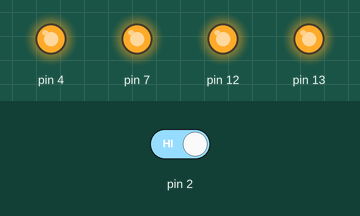
Bench run of a sketch on a simulated Arduino Uno, built with avr-gcc and run on an emulated ATmega328P. Parts: output pins drawn as LEDs (lit = HIGH). The inputs (shaded band) are chosen by the test bench; at power-on: pin 2 HIGH.

Above: at 1.6 s.
1.7 s: pin 2 driven LOW
At 3.2 s:
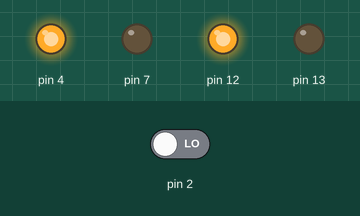
3.5 s: pin 2 driven HIGH
At 4.5 s:
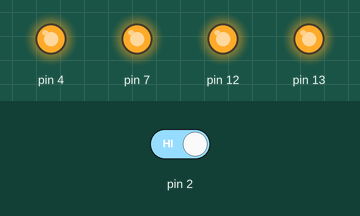
Timing chart, 0 to 6.5 s (numbered marks = the images above; inputs shaded):
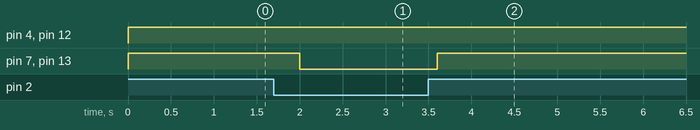

The sketch:

sketch_apr01a.ino
```cpp
int in1=4;
int in2=7;
int in3=12;
int in4=13;
int val;
void setup() {
  // put your setup code here, to run once:
pinMode(12,OUTPUT);
pinMode(4,OUTPUT);
pinMode(7,OUTPUT);
pinMode(13,OUTPUT);
pinMode(2,INPUT);
}

void loop() {
  // put your main code here, to run repeatedly:
  val=digitalRead(2);
if(val==LOW)
{
digitalWrite(4,HIGH);
digitalWrite(7,LOW);
digitalWrite(12,HIGH);
digitalWrite(13,LOW);
}
else
{
digitalWrite(4,HIGH);
digitalWrite(7,HIGH);
digitalWrite(12,HIGH);
digitalWrite(13,HIGH);
}
delay(400);
}
```

Measured:
- after the input at 1.7 s, pin 7, pin 13: HIGH → LOW after 0.30 s
- after the input at 3.5 s, pin 7, pin 13: LOW → HIGH after 0.10 s
